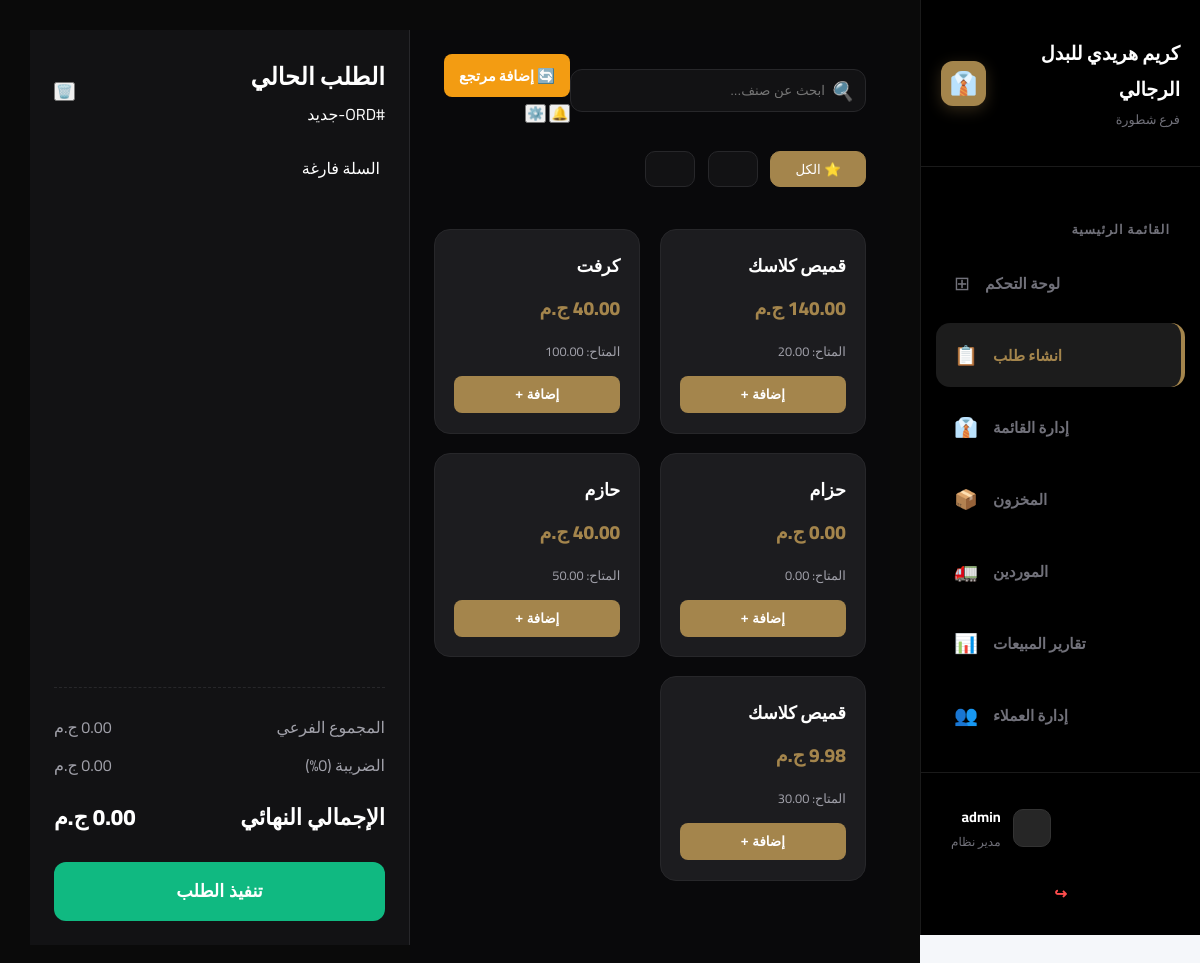
The app's page /pos/ (signed in), older data.
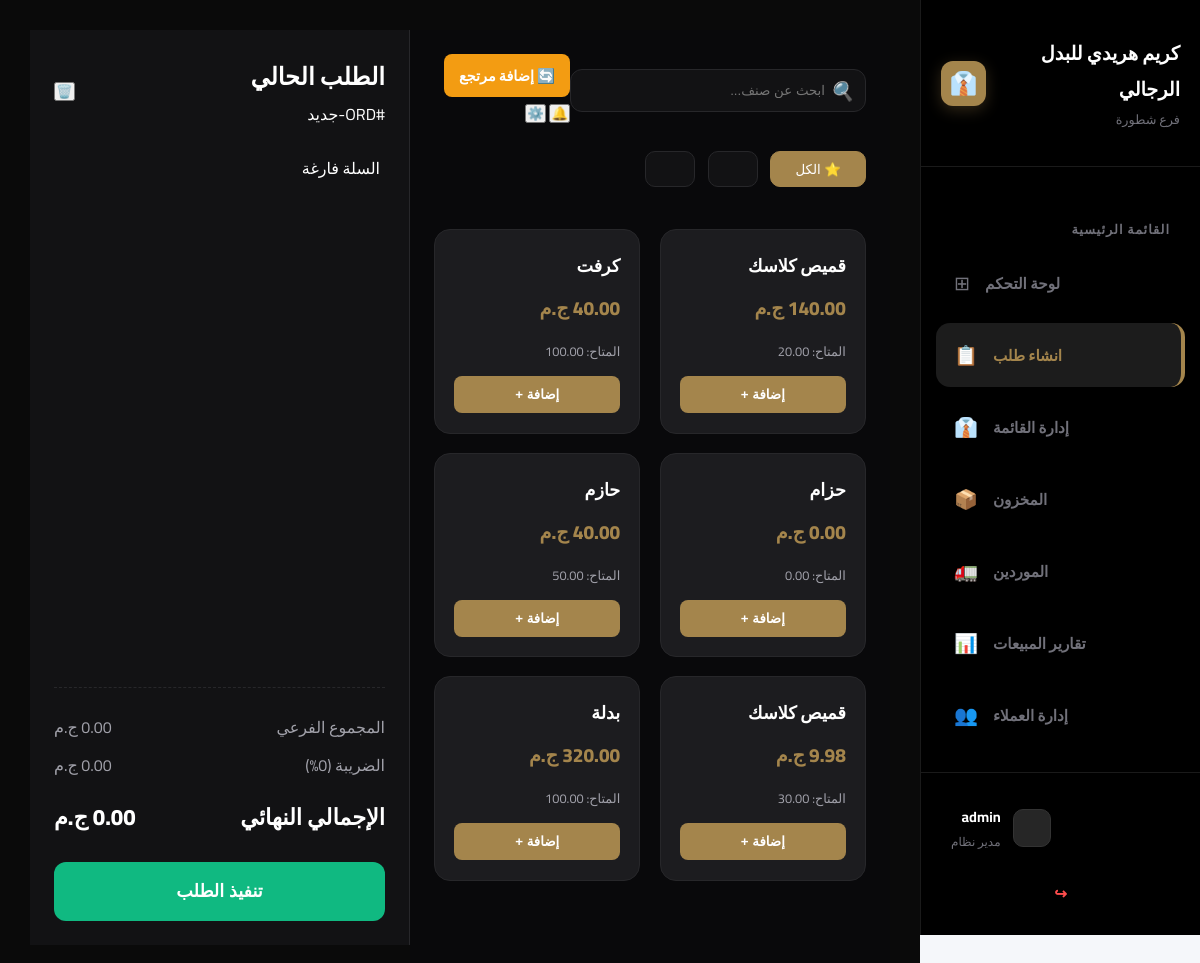
The same page, newer data.
### categories/models.py (models this page shows, shortened)
class IngredientCategory(models.Model):
    category = models.CharField (max_length=100, verbose_name="اصناف المخزن ")

### pos/models.py (models this page shows, shortened)
class InventoryItem(models.Model):
    name = models.CharField(max_length=200, verbose_name="اسم الصنف")
    category = models.ForeignKey(IngredientCategory, on_delete=models.CASCADE, related_name='items', verbose_name="الفئة")
    size = models.ForeignKey(Size_choices, on_delete=models.CASCADE, verbose_name="الحجم", null=True, blank=True)
    color = models.ForeignKey(Colors_choices, on_delete=models.CASCADE, verbose_name="اللون", null=True, blank=True)
    quantity = models.DecimalField(max_digits=10, decimal_places=2, verbose_name="الكمية الحالية")
    min_limit = models.DecimalField(max_digits=10, decimal_places=2, verbose_name="حد الطلب (الحد الأدنى)")
    unit = models.ForeignKey(Unit_choices, on_delete=models.CASCADE, verbose_name="الوحدة")
    unit_cost = models.DecimalField(max_digits=10, decimal_places=2, verbose_name="سعر الوحدة")
    supply_cost = models.DecimalField(max_digits=10, decimal_places=2, verbose_name="تكلفة التوريد", default=0)
    profit = models.DecimalField(max_digits=10, decimal_places=2, verbose_name="الربح المتوقع", default=0)
    updated_at = models.DateTimeField(auto_now=True, verbose_name="آخر تحديث")
    Supplier = models.ForeignKey(Supplier, on_delete=models.CASCADE, verbose_name="المورد", null=True, blank=True)

### pos/views.py (the view)
# urls.py: path('', views.pos_page, name='pos_page'),
@login_required
def pos_page(request):
    products = InventoryItem.objects.all()
    categories = IngredientCategory.objects.all()
    return render(request, 'pos/pos_page.html', {
        'products': products,
        'categories': categories
    })

### accounts/context_processors.py (called while the page is built)
def notifications_processor(request):
    if request.user.is_authenticated:
        notifications = Notification.objects.filter(user=request.user, is_deleted=False).order_by('-created_at')[:10]
    else:
        notifications = []
    return {'notifications': notifications}

### templates/pos/pos_page.html (shortened to what this page needs)
{% extends 'base.html' %}
{% load static %}
{% block extra_css %}
<link rel="stylesheet" href="{% static 'css/pos.css' %}">
{% endblock %}
{% block content %}
<div class="pos-wrapper">
    <section class="products-section">
        <header class="pos-top-bar">
            <div class="search-container">
                <i class="search-icon">🔍</i>
                <input type="text" id="posSearch" placeholder="ابحث عن صنف...">
            </div>
            <div class="user-actions">
                <a href="{% url 'orders' %}" class="btn-return-action">🔄 إضافة مرتجع</a>
                <button class="action-circle">🔔</button>
                <button class="action-circle">⚙️</button>
            </div>
        </header>
        <nav class="categories-container">
            <div class="cat-track">
                <button class="cat-pill active" data-filter="all">⭐ الكل</button>
                {% for category in categories %}
                    <button class="cat-pill" data-filter="{{ category.id }}">{{ category.name }}</button>
                {% endfor %}
            </div>
        </nav>
        <div class="products-layout" id="productsGrid">
            {% for item in products %} <div class="product-item" data-category="{{ item.category.id }}">
                <div class="product-main-info">
                    <h3 class="product-title">{{ item.name }}</h3>
                    <div class="product-price-tag">{{ item.unit_cost }} <span>ج.م</span></div>
                </div>
                <p class="product-desc">المتاح: {{ item.quantity }} {{ item.unit.name }}</p>
                <button class="add-to-cart-btn"
                        data-id="{{ item.id }}"
                        data-name="{{ item.name }}"
                        data-price="{{ item.unit_cost }}"> إضافة + </button>
            </div>
            {% endfor %}
        </div>
    </section>
    <aside class="cart-sidebar">
        <div class="cart-header">
            <div class="cart-meta">
                <h2>الطلب الحالي</h2>
                <span class="order-id" id="displayOrderId">#ORD-جديد</span>
            </div>
            <button class="clear-cart" id="clearCart">🗑️</button>
        </div>
        <div class="cart-items-container" id="cartItemsContainer">
            <div class="empty-cart-msg">السلة فارغة</div>
        </div>
        <div class="cart-summary-footer">
            <div class="billing-details">
                <div class="bill-row"><span>المجموع الفرعي</span> <span id="subtotalDisplay">0.00 ج.م</span></div>
                <div class="bill-row"><span>الضريبة (0%)</span> <span id="taxDisplay">0.00 ج.م</span></div>
                <div class="bill-row grand-total"><span>الإجمالي النهائي</span> <span id="totalDisplay">0.00 ج.م</span></div>
            </div>
            <div class="checkout-grid">
                <button class="check-btn cash" id="cashCheckout">تنفيذ الطلب </button>
            </div>
        </div>
    </aside>
</div>
{% endblock %}

Row changes from the older to the newer data that the page shows:
added InventoryItem: name "بدلة", unit_cost "320.00", quantity "100.00"
